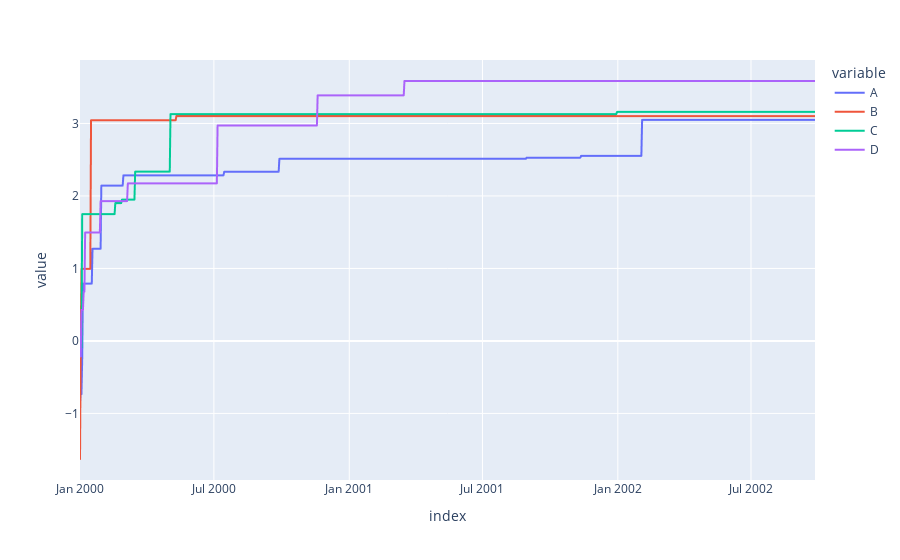

The code cell stored with this chart in its notebook:
### Code cell
psdf.plot()

### Figure 1 — Plotly figure (JSON) as saved in the notebook; plotly's stock layout.template omitted (floating-point values rounded to 4 significant figures; data arrays with more than 128 entries replaced by an {"elided": "..."} marker saying what was removed)
{"data": [{"hovertemplate": "variable=A<br>index=%{x}<br>value=%{y}<extra></extra>", "legendgroup": "A", "line": {"color": "#636efa", "dash": "solid"}, "marker": {"symbol": "circle"}, "mode": "lines", "name": "A", "showlegend": true, "type": "scattergl", "x": {"elided": "1000 str values"}, "xaxis": "x", "y": {"elided": "1000 float values"}, "yaxis": "y"}, {"hovertemplate": "variable=B<br>index=%{x}<br>value=%{y}<extra></extra>", "legendgroup": "B", "line": {"color": "#EF553B", "dash": "solid"}, "marker": {"symbol": "circle"}, "mode": "lines", "name": "B", "showlegend": true, "type": "scattergl", "x": {"elided": "1000 str values"}, "xaxis": "x", "y": {"elided": "1000 float values"}, "yaxis": "y"}, {"hovertemplate": "variable=C<br>index=%{x}<br>value=%{y}<extra></extra>", "legendgroup": "C", "line": {"color": "#00cc96", "dash": "solid"}, "marker": {"symbol": "circle"}, "mode": "lines", "name": "C", "showlegend": true, "type": "scattergl", "x": {"elided": "1000 str values"}, "xaxis": "x", "y": {"elided": "1000 float values"}, "yaxis": "y"}, {"hovertemplate": "variable=D<br>index=%{x}<br>value=%{y}<extra></extra>", "legendgroup": "D", "line": {"color": "#ab63fa", "dash": "solid"}, "marker": {"symbol": "circle"}, "mode": "lines", "name": "D", "showlegend": true, "type": "scattergl", "x": {"elided": "1000 str values"}, "xaxis": "x", "y": {"elided": "1000 float values"}, "yaxis": "y"}], "layout": {"legend": {"title": {"text": "variable"}, "tracegroupgap": 0}, "margin": {"t": 60}, "xaxis": {"anchor": "y", "domain": [0, 1], "title": {"text": "index"}}, "yaxis": {"anchor": "x", "domain": [0, 1], "title": {"text": "value"}}}}
